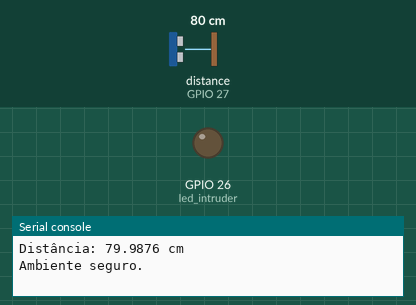
This program was run on a simulated ESP32 board running MicroPython. Shown: output pins drawn as LEDs (lit = HIGH), the last lines printed to the serial console. Inputs (shaded band) come from the test bench; at power-on: distance to the obstacle (sensor on GPIO 27) 80 cm. The echo pulse lasts 58.3 µs per cm; pins used as bus, display or sensor lines are not drawn.

Above: at 1.2 s.
1.3 s: distance to the obstacle (sensor on GPIO 27) set to 12 cm
5.2 s: distance to the obstacle (sensor on GPIO 27) set to 9 cm
At 7.1 s:
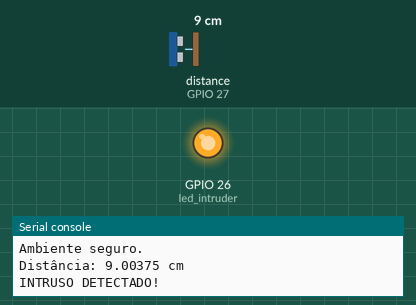
9.1 s: distance to the obstacle (sensor on GPIO 27) set to 18 cm
At 11.4 s:
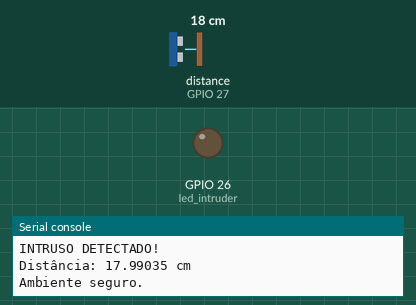
13.0 s: distance to the obstacle (sensor on GPIO 27) set to 2 cm
At 13.7 s:
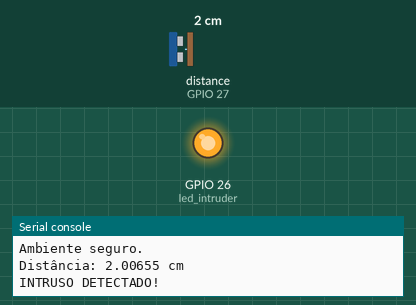
Timing chart, 0 to 16.0 s (numbered marks = the images above; inputs shaded):
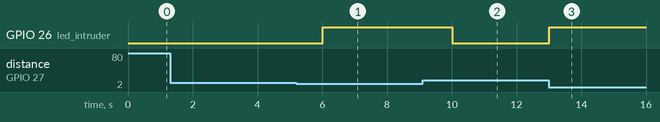

The program:

HC_SR04.py
```python
from machine import Pin, time_pulse_us
import time

# --- Configuração dos Pinos ---
# Pinos do sensor ultrassônico HC-SR04
PINO_TRIG = 25
PINO_ECHO = 27

# Pino do LED vermelho
# Escolha um pino GPIO digital disponível, por exemplo, o 26.
# Verifique o diagrama de pinos do seu ESP32 no simulador ou datasheet.
PINO_LED_INTRUSO = 26

# Crie os objetos Pin com a configuração correta
trig = Pin(PINO_TRIG, Pin.OUT)
echo = Pin(PINO_ECHO, Pin.IN)
led_intruder = Pin(PINO_LED_INTRUSO, Pin.OUT)

# --- Função de Medição de Distância (sem alterações) ---
def obter_distancia():
    """
    Mede a distância em centímetros usando o sensor HC-SR04.
    """
    trig.value(0)
    time.sleep_us(2)

    trig.value(1)
    time.sleep_us(10)
    trig.value(0)

    duracao = time_pulse_us(echo, 1, 30000)
    distancia = (duracao / 2) * 0.0343
    return distancia

# --- Loop Principal de Ação ---
while True:
    dist = obter_distancia()
    print("Distância:", dist, "cm")

    # --- Ação de Atuação: Controle do LED ---
    if dist <= 10:
        # Se a distância for menor ou igual a 10 cm, acende o LED
        print("INTRUSO DETECTADO!")
        led_intruder.value(1)  # Acende o LED (sinal HIGH)
        time.sleep(1)
    else:
        # Se não houver intruso, apaga o LED
        print("Ambiente seguro.")
        led_intruder.value(0)  # Apaga o LED (sinal LOW)

    time.sleep(3)
```

Measured:
- the behaviour switches between 11 and 10 cm on distance to the obstacle (sensor on GPIO 27) (found by bisection; images 0 and 1)
- after the input at 5.2 s, GPIO 26 (led_intruder): LOW → HIGH after 0.81 s
- after the input at 9.1 s, GPIO 26 (led_intruder): HIGH → LOW after 0.91 s
- after the input at 13.0 s, GPIO 26 (led_intruder): LOW → HIGH at once
